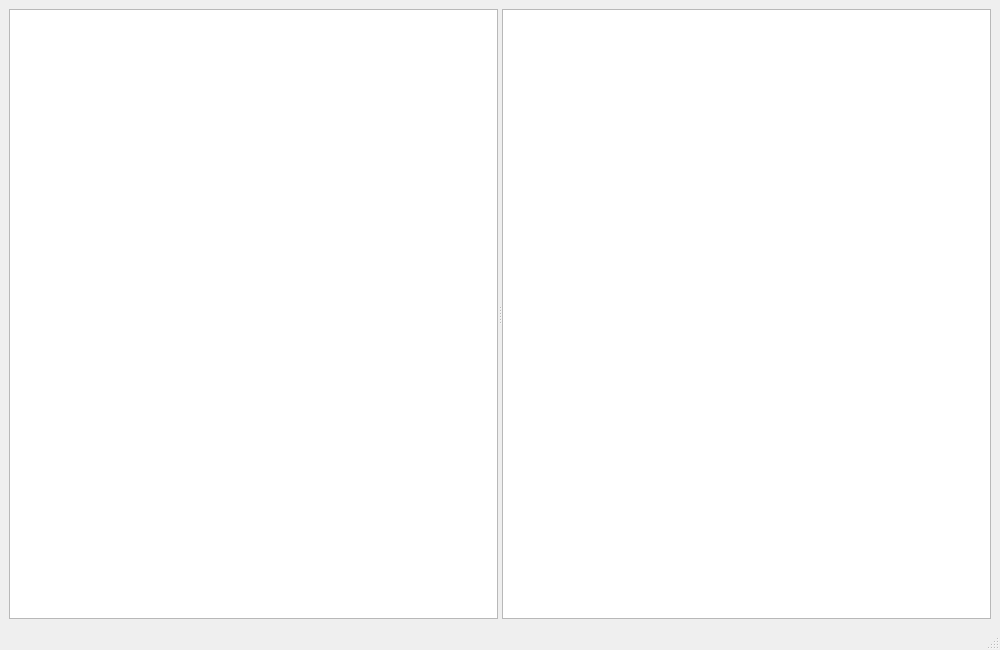
<?xml version="1.0" encoding="UTF-8"?>
<ui version="4.0">
 <class>MainWindow</class>
 <widget class="QMainWindow" name="MainWindow">
  <property name="geometry">
   <rect>
    <x>0</x>
    <y>0</y>
    <width>1000</width>
    <height>650</height>
   </rect>
  </property>
  <property name="windowTitle">
   <string>dclog - Docker Container Logs</string>
  </property>
  <widget class="QWidget" name="centralwidget">
   <layout class="QVBoxLayout" name="verticalLayout">
    <item>
     <widget class="QSplitter" name="splitter">
      <property name="orientation">
       <enum>Qt::Horizontal</enum>
      </property>
      <widget class="QTableView" name="containerTable">
       <property name="selectionBehavior">
        <enum>QAbstractItemView::SelectRows</enum>
       </property>
       <property name="selectionMode">
        <enum>QAbstractItemView::SingleSelection</enum>
       </property>
       <property name="editTriggers">
        <enum>QAbstractItemView::NoEditTriggers</enum>
       </property>
      </widget>
      <widget class="QPlainTextEdit" name="logView">
       <property name="readOnly">
        <bool>true</bool>
       </property>
      </widget>
     </widget>
    </item>
   </layout>
  </widget>
  <widget class="QMenuBar" name="menubar">
   <property name="geometry">
    <rect>
     <x>0</x>
     <y>0</y>
     <width>1000</width>
     <height>30</height>
    </rect>
   </property>
  </widget>
  <widget class="QStatusBar" name="statusbar"/>
 </widget>
 <resources/>
 <connections/>
</ui>
